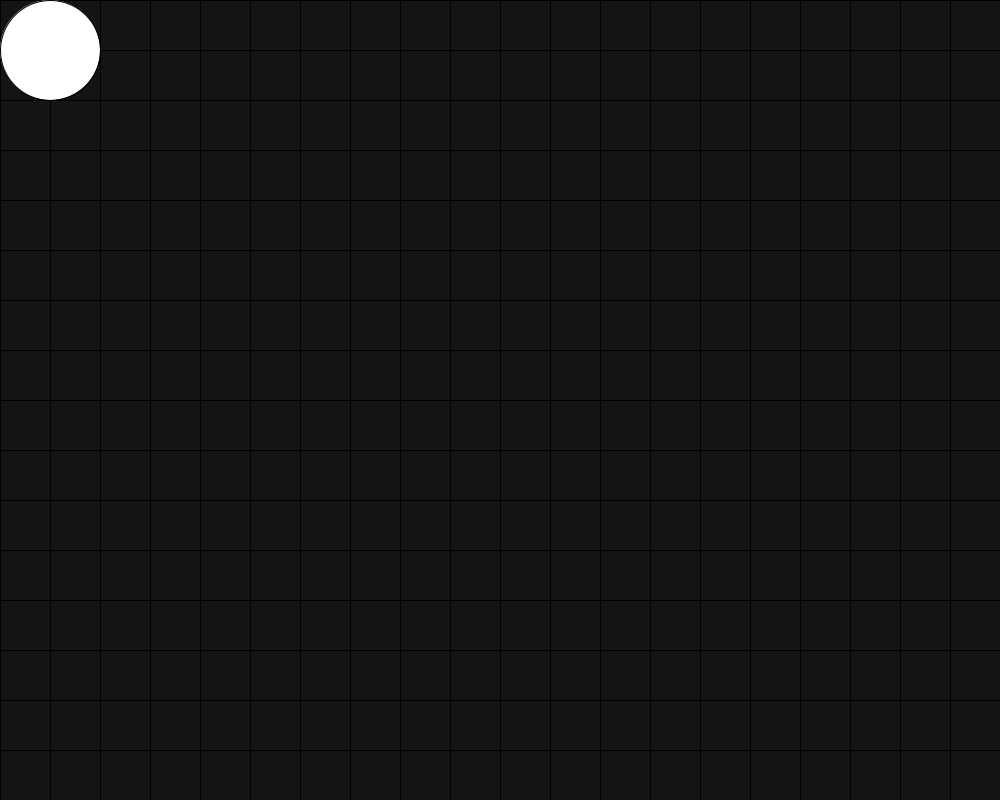
Frame 1 (no input)
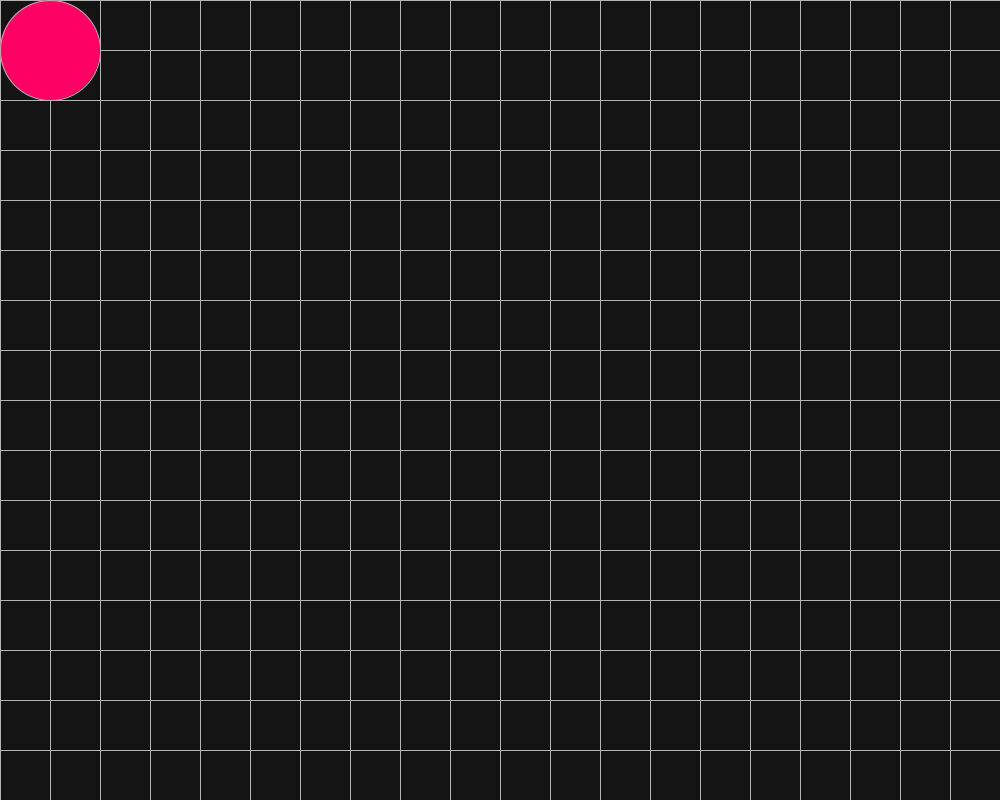
Frame 60 (the mouse pressed at the canvas centre just before this capture)
Frame 120 (the mouse held since frame 60 and released just before this capture): identical to frame 60, image omitted

The Processing sketch that drew these frames (run headless with seeded random() and noise(); from frame 60 on, the mouse is pressed at the canvas centre):

// Processing sketch: sketch_220706a
// ── sketch_220706a.pde
//VARIABLES
float x;
float y;
float space = 50;

//INITIALIZES ON START
void setup()
{
  size(1000, 800);
  x = space;
  y = space;
}

//UPDATES EVERY FRAME
void draw()
{
  background(20);
  Grid();
  Player();
  stroke(180);
  fill(255, 0, 100);
}

//LINE GRID
public void Grid()
{ 
    for (int i = 0 ; i < width ; i += space)
  {
    line(i, 0, i, height);
  }
  for (int i = 0 ; i < height ; i += space)
  {
    line(0, i, width, i);
  }
  
}

//CONTROLS
void keyPressed() 
{
  if (key == CODED) 
  {
    if (keyCode == LEFT) {
        x -= space;
      } else if (keyCode == RIGHT) {
        x += space;
      } else if (keyCode == UP) {
        y -= space;
      } else if (keyCode == DOWN) {
        y += space;
      } 
   }
}

//CONTROLLABLE CIRCLE
public void Player()
{
   ellipse(x, y, space*2, space*2);   
}
